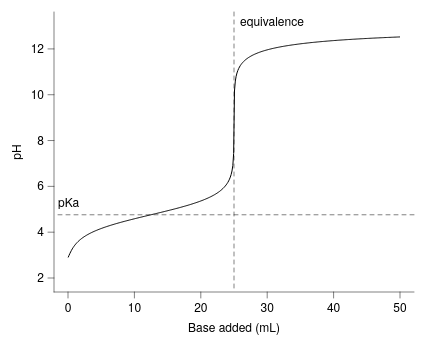

Vega-Lite specification for this chart:
### Vega-Lite specification from a JSON file in a GitHub repository (floating-point values rounded to 4 significant figures; data arrays with more than 128 entries replaced by an {"elided": "..."} marker saying what was removed)
{"background": null, "config": {"arc": {"fill": "#DBDBDB", "fillOpacity": 1.0, "innerRadius": 35.0, "padAngle": 0.03, "stroke": "black", "strokeOpacity": 1, "strokeWidth": 0.25}, "area": {"fill": "#DBDBDB", "fillOpacity": 1.0, "stroke": "black", "strokeOpacity": 1, "strokeWidth": 0.25}, "axis": {"domain": true, "domainCap": "round", "domainColor": "black", "domainWidth": 0.25, "grid": false, "gridCap": "round", "gridColor": "#F1F1F1", "gridDash": [0, 0], "gridOpacity": 1.0, "gridWidth": 0.25, "labelColor": "black", "labelFont": "Helvetica Neue, HelveticaNeue, Helvetica, Arial, sans-serif", "labelFontSize": 6, "labelFontStyle": "normal", "labelFontWeight": 400, "offset": 0, "ticks": true, "tickCap": "round", "tickColor": "black", "tickRound": false, "tickSize": 3.0, "tickWidth": 0.25, "titleColor": "black", "titleFont": "Helvetica Neue, HelveticaNeue, Helvetica, Arial, sans-serif", "titleFontSize": 6, "titleFontStyle": "normal", "titleFontWeight": 400}, "axisX": {"domain": true, "labelAlign": "center", "labelAngle": 0, "labels": true, "ticks": true, "translate": 0}, "axisY": {"domain": true, "labelAlign": "right", "labelAngle": 0, "labels": true, "ticks": true, "translate": 0}, "axisRight": {"domain": true, "labelAlign": "left", "labelAngle": 0, "labels": true, "ticks": true, "translate": 0}, "axisTop": {"domain": true, "labelAlign": "center", "labelAngle": 0, "labels": true, "ticks": true, "translate": 0}, "axisBand": {"tickOffset": 0}, "bar": {"fill": "#DBDBDB", "fillOpacity": 1.0, "stroke": "black", "strokeOpacity": 1, "strokeWidth": 0.25}, "boxplot": {"size": 12.6, "ticks": {"cornerRadius": 0.25, "fill": "black", "opacity": 1, "size": 6.3, "thickness": 0.25}, "box": {"fillOpacity": 1.0, "stroke": "black", "strokeOpacity": 1, "strokeWidth": 0.25}, "median": {"cornerRadius": 0, "fill": "black", "fillOpacity": 1.0, "opacity": 1, "size": 12.6, "thickness": 0.25}, "rule": {"fill": "black", "fillOpacity": 1.0, "size": 14.0, "stroke": "black", "strokeDash": [0, 0], "strokeOpacity": 1, "strokeWidth": 0.25}, "outliers": {"color": "black", "fill": "black", "fillOpacity": 1.0, "size": 0, "stroke": "black", "strokeOpacity": 1, "strokeWidth": 0.25}}, "circle": {"fill": "black", "fillOpacity": 1.0, "size": 1.75, "stroke": null, "strokeOpacity": 1, "strokeWidth": 0.25}, "errorband": {"band": {"fillOpacity": 0.6, "stroke": null, "strokeWidth": 0.25, "strokeOpacity": 1}, "borders": {"opacity": 0, "strokeOpacity": 1, "strokeWidth": 0.25}}, "errorbar": {"opacity": 1, "rule": {"strokeDash": [0, 0], "strokeWidth": 0.25}, "ticks": {"color": "black", "cornerRadius": 0.125, "opacity": 1, "size": 8.4, "thickness": 0.25}, "thickness": 0.25}, "font": "Helvetica Neue, HelveticaNeue, Helvetica, Arial, sans-serif", "geoshape": {"fill": "#DBDBDB", "fillOpacity": 1.0, "stroke": "black", "strokeOpacity": 1, "strokeWidth": 0.25}, "header": {"labelColor": "black", "labelFont": "Helvetica Neue, HelveticaNeue, Helvetica, Arial, sans-serif", "labelFontSize": 6, "labelFontStyle": "normal", "labelFontWeight": 400, "titleColor": "black", "titleFont": "Helvetica Neue, HelveticaNeue, Helvetica, Arial, sans-serif", "titleFontSize": 6, "titleFontStyle": "normal", "titleFontWeight": 400, "titlePadding": 0}, "legend": {"disable": false, "offset": 4.5, "titlePadding": 4, "labelOffset": 2, "gradientLabelOffset": 2, "columnPadding": 4, "rowPadding": 2, "gradientThickness": 5, "gradientOpacity": 1.0, "gradientStrokeColor": "black", "gradientStrokeWidth": 0.25, "labelColor": "black", "labelFont": "Helvetica Neue, HelveticaNeue, Helvetica, Arial, sans-serif", "labelFontSize": 6, "labelFontStyle": "normal", "labelFontWeight": 400, "strokeColor": "black", "strokeWidth": 0, "symbolSize": 36, "symbolStrokeColor": "black", "symbolStrokeWidth": 0.25, "titleColor": "black", "titleFont": "Helvetica Neue, HelveticaNeue, Helvetica, Arial, sans-serif", "titleFontSize": 6, "titleFontStyle": "normal", "titleFontWeight": 400}, "line": {"color": "black", "stroke": "black", "strokeCap": "butt", "strokeDash": [0, 0], "strokeOpacity": 1, "strokeWidth": 0.5}, "point": {"filled": true, "fill": "#DBDBDB", "fillOpacity": 1.0, "size": 7.0, "stroke": "black", "strokeOpacity": 1, "strokeWidth": 0.25}, "range": {"category": ["#9D9D9D", "#28287D", "#004225", "#47266F", "#00605D", "#DBDBDB", "#7983C1", "#6E927B", "#937FB4", "#699A97"], "diverging": {"scheme": ["#4F4265", "#6A5C82", "#85789D", "#A196B7", "#BDB5CE", "#D8D6DD", "#F6F6F6", "#CED8D7", "#9DBFBD", "#75A3A0", "#518683", "#326967", "#164D4B"]}, "heatmap": {"scheme": ["#440154", "#472270", "#433E82", "#38598C", "#2C728E", "#238A8D", "#24A086", "#39B578", "#5DC862", "#96D646", "#CAE02D", "#FDE724"]}, "ordinal": {"scheme": ["#F1F1F1", "#DBDBDB", "#C6C6C6", "#B2B2B2", "#9D9D9D", "#898989", "#767676", "#636363", "#515151", "#404040", "#2F2F2F", "#1F1F1F"]}, "ramp": {"scheme": ["#440154", "#472270", "#433E82", "#38598C", "#2C728E", "#238A8D", "#24A086", "#39B578", "#5DC862", "#96D646", "#CAE02D", "#FDE724"]}}, "rule": {"color": "black", "stroke": "black", "strokeCap": "round", "strokeDash": [2, 2], "strokeOpacity": 1, "strokeWidth": 0.25}, "scale": {"barBandPaddingInner": 0.1, "rectBandPaddingInner": 0, "tickBandPaddingInner": 0.1, "bandPaddingOuter": 0.1, "bandWithNestedOffsetPaddingInner": 0.2, "bandWithNestedOffsetPaddingOuter": 0.2, "offsetBandPaddingInner": 0, "offsetBandPaddingOuter": 0, "continuousPadding": 7.0, "round": false}, "rect": {"fill": "#DBDBDB", "fillOpacity": 1.0, "stroke": "black", "strokeOpacity": 1, "strokeWidth": 0.25}, "square": {"fill": "#DBDBDB", "fillOpacity": 1.0, "size": 14.0, "stroke": "black", "strokeOpacity": 1, "strokeWidth": 0.25}, "text": {"color": "black", "font": "Helvetica Neue, HelveticaNeue, Helvetica, Arial, sans-serif", "fontSize": 6, "fontStyle": "normal", "fontWeight": 400}, "tick": {"color": "black", "cornerRadius": 0.125, "opacity": 1.0, "size": 12.6, "thickness": 0.25}, "title": {"anchor": "middle", "frame": "group", "color": "black", "font": "Helvetica Neue, HelveticaNeue, Helvetica, Arial, sans-serif", "fontSize": 6, "fontStyle": "normal", "fontWeight": 400, "subtitleColor": "black", "subtitleFont": "Helvetica Neue, HelveticaNeue, Helvetica, Arial, sans-serif", "subtitleFontSize": 6, "subtitleFontStyle": "normal", "subtitleFontWeight": 400}, "trail": {"color": "black", "opacity": 1, "size": 0.5}, "view": {"continuousWidth": 180, "continuousHeight": 140, "discreteWidth": 180, "discreteHeight": 140, "fill": null, "stroke": null, "strokeWidth": 0.25}}, "layer": [{"data": {"name": "data-9166425d4191514ae115a8b70e47660b"}, "mark": {"type": "line"}, "encoding": {"x": {"field": "Vb", "scale": {"domain": [0, 50], "nice": false}, "title": "Base added (mL)", "type": "quantitative"}, "y": {"field": "pH", "scale": {"domain": [2, 13], "nice": false}, "title": "pH", "type": "quantitative"}}}, {"layer": [{"data": {"values": [{"__dysonsphere__": 1}]}, "mark": {"type": "rule", "opacity": 1.0}, "encoding": {"x": {"datum": 25.0}}}, {"data": {"values": [{"__dysonsphere__": 1}]}, "mark": {"type": "text", "align": "left", "baseline": "top", "dx": 3, "dy": 0, "fontSize": 6}, "encoding": {"text": {"value": "equivalence"}, "x": {"datum": 25.0}, "y": {"value": 2}}}]}, {"layer": [{"data": {"values": [{"__dysonsphere__": 1}]}, "mark": {"type": "rule", "opacity": 1.0, "strokeDash": [2, 2]}, "encoding": {"y": {"datum": 4.76}}}, {"data": {"values": [{"__dysonsphere__": 1}]}, "mark": {"type": "text", "align": "left", "baseline": "bottom", "dx": 0, "dy": -3, "fontSize": 6}, "encoding": {"text": {"value": "pKa"}, "x": {"value": 2}, "y": {"datum": 4.76}}}]}], "$schema": "https://vega.github.io/schema/vega-lite/v6.4.1.json", "datasets": {"data-9166425d4191514ae115a8b70e47660b": {"elided": "400 records"}}}
